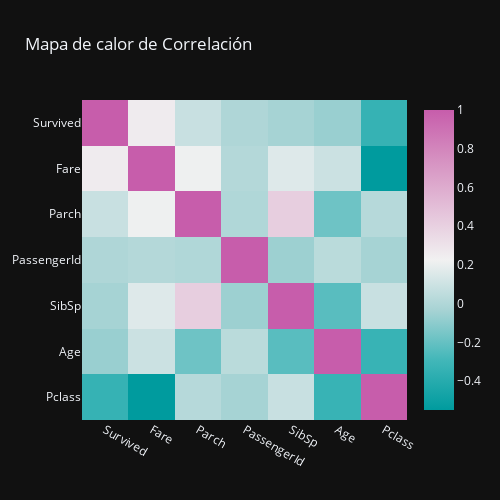

Notebook code cell kept with this figure:
### Code cell
# MAPA DE CALOR DE LAS VARIABLES 
Variables_Cuant = ['PassengerId','Survived','Pclass','Age','SibSp','Parch','Fare']        
# Calculamos la correlación entre las columnas seleccionadas y obtenemos la matriz 
df_corr = df[Variables_Cuant].corr().sort_values(by='Survived',ascending=False,axis=0).sort_values(by='Survived',ascending=False,axis=1)

fig = go.Figure(data=go.Heatmap(x=df_corr.columns, y=df_corr.columns,z=df_corr.values,
                                colorscale='tropic'))
fig.update_layout(
    width=500, 
    height=500, 
    title='Mapa de calor de Correlación',
    template='plotly_dark',
    yaxis=dict(autorange='reversed'), # esto le agregamos de manera forzada ya que el mapa no estaba ordenando de manera descendente. 
    )
fig.show()

### Figure 1 — Plotly figure (JSON) as saved in the notebook; plotly's stock layout.template omitted (floating-point values rounded to 4 significant figures)
{"data": [{"colorscale": [[0, "rgb(0, 155, 158)"], [0.1667, "rgb(66, 183, 185)"], [0.3333, "rgb(167, 211, 212)"], [0.5, "rgb(241, 241, 241)"], [0.6667, "rgb(228, 193, 217)"], [0.8333, "rgb(214, 145, 193)"], [1, "rgb(199, 93, 171)"]], "type": "heatmap", "x": ["Survived", "Fare", "Parch", "PassengerId", "SibSp", "Age", "Pclass"], "y": ["Survived", "Fare", "Parch", "PassengerId", "SibSp", "Age", "Pclass"], "z": [[1, 0.2573, 0.08163, -0.005007, -0.03532, -0.06981, -0.3385], [0.2573, 1, 0.2162, 0.01266, 0.1597, 0.09157, -0.5495], [0.08163, 0.2162, 1, -0.001652, 0.4148, -0.1792, 0.01844], [-0.005007, 0.01266, -0.001652, 1, -0.05753, 0.03321, -0.03514], [-0.03532, 0.1597, 0.4148, -0.05753, 1, -0.2326, 0.08308], [-0.06981, 0.09157, -0.1792, 0.03321, -0.2326, 1, -0.3313], [-0.3385, -0.5495, 0.01844, -0.03514, 0.08308, -0.3313, 1]]}], "layout": {"height": 500, "title": {"text": "Mapa de calor de Correlación"}, "width": 500, "yaxis": {"autorange": "reversed"}}}
